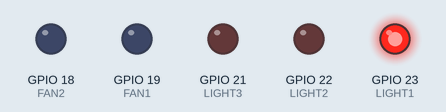
This sketch was run on a simulated ESP32. Shown: output pins drawn as LEDs (lit = HIGH).

Above: at 0.2 s.
At 0.7 s:
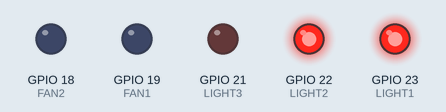
At 1.7 s:
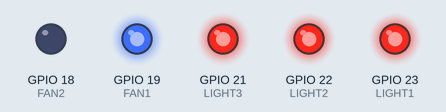
At 3.2 s:
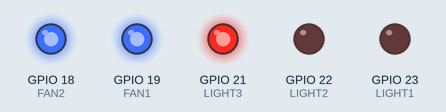
At 4.7 s:
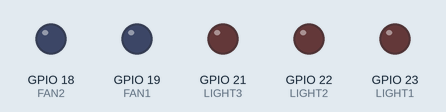
At 6.2 s:
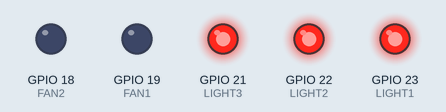
Timing chart, 0 to 6.5 s (numbered marks = the images above):
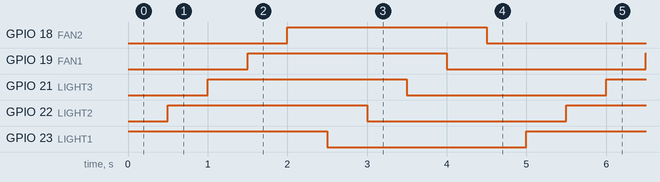

Measured:
- by itself, GPIO 18 (FAN2), GPIO 19 (FAN1), GPIO 21 (LIGHT3), GPIO 22 (LIGHT2), GPIO 23 (LIGHT1): alternates HIGH for 2.5 s and LOW for 2.5 s
- by itself, everything shown: repeats every 5.0 s, in 10 steps

The sketch:

sketch.ino
```cpp
#define LIGHT1 23
#define LIGHT2 22
#define LIGHT3 21
#define FAN1 19
#define FAN2 18

void setup() {

  pinMode(LIGHT1, OUTPUT);
  pinMode(LIGHT2, OUTPUT);
  pinMode(LIGHT3, OUTPUT);
  pinMode(FAN1, OUTPUT);
  pinMode(FAN2, OUTPUT);

}

void loop() {

  digitalWrite(LIGHT1, HIGH);
  delay(500);

  digitalWrite(LIGHT2, HIGH);
  delay(500);

  digitalWrite(LIGHT3, HIGH);
  delay(500);

  digitalWrite(FAN1, HIGH);
  delay(500);

  digitalWrite(FAN2, HIGH);
  delay(500);

  digitalWrite(LIGHT1, LOW);
  delay(500);

  digitalWrite(LIGHT2, LOW);
  delay(500);

  digitalWrite(LIGHT3, LOW);
  delay(500);

  digitalWrite(FAN1, LOW);
  delay(500);

  digitalWrite(FAN2, LOW);
  delay(500);

}
```
